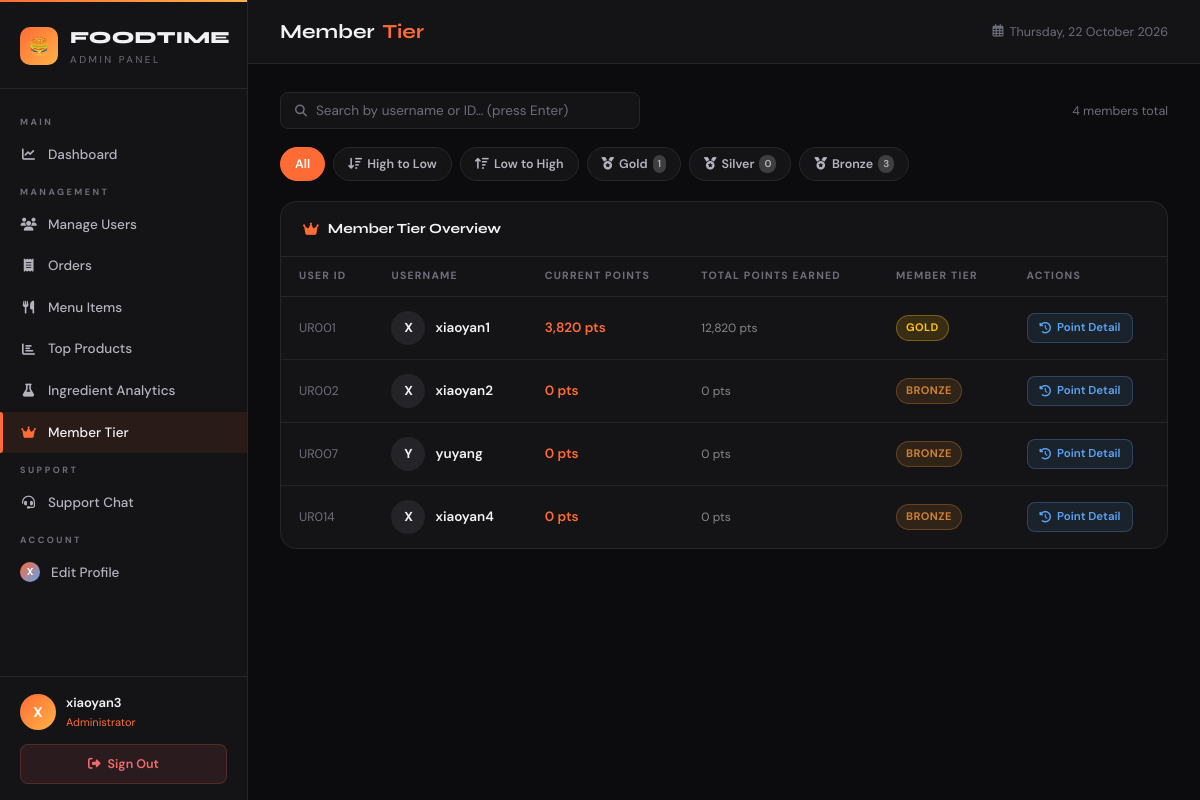
Screenshot of /app/admin_member_tier.php (signed in) with the database file from the repository.
### tables this page shows
CREATE TABLE `users` (
  `userid` varchar(10) NOT NULL,
  `username` varchar(100) DEFAULT NULL,
  `email` varchar(100) NOT NULL,
  `phone` varchar(12) NOT NULL,
  `address` text NOT NULL,
  `gender` enum('male','female','','') NOT NULL,
  `password` varchar(255) NOT NULL,
  `position` enum('admin','customer') NOT NULL DEFAULT 'customer',
  `avatar` varchar(255) DEFAULT NULL,
  `is_blocked` tinyint(1) NOT NULL DEFAULT 0,
  `status` varchar(20) NOT NULL DEFAULT 'active',
  `profile_picture` varchar(255) DEFAULT NULL,
  `membership_points` int(11) NOT NULL DEFAULT 0,
  `total_points_earned` int(11) NOT NULL DEFAULT 0,
  `ewallet_pin_hash` varchar(255) DEFAULT NULL,
  `ewallet_pin_set_at` datetime DEFAULT NULL
);

### app/admin_member_tier.php (the view, shortened to what this page needs)
<?php
require_once 'base.php';
$per_page = 5;
$page     = max(1, intval($_GET['page'] ?? 1));
$search   = trim($_GET['q'] ?? '');
$filter   = trim($_GET['filter'] ?? '');
$valid_filters = ['high_to_low', 'low_to_high', 'gold', 'silver', 'bronze'];
if (!in_array($filter, $valid_filters, true)) $filter = '';
$conditions = ["position = 'customer'"];
$where = 'WHERE ' . implode(' AND ', $conditions);
$order = "ORDER BY userid ASC";
function tierCount($connect, $extra) {
    $sql = "SELECT COUNT(*) AS c FROM users WHERE position='customer' AND $extra";
    $r   = mysqli_query($connect, $sql);
    return (int)(mysqli_fetch_assoc($r)['c'] ?? 0);
}
$count_gold   = tierCount($connect, "COALESCE(membership_points,0) >= 3000");
$count_silver = tierCount($connect, "COALESCE(membership_points,0) BETWEEN 1000 AND 2999");
$count_bronze = tierCount($connect, "COALESCE(membership_points,0) < 1000");
$count_sql = "SELECT COUNT(*) AS c FROM users $where";
$stmt = mysqli_prepare($connect, $count_sql);
mysqli_stmt_execute($stmt);
$total_users = (int)mysqli_fetch_assoc(mysqli_stmt_get_result($stmt))['c'];
$total_pages = max(1, (int)ceil($total_users / $per_page));
$page        = min($page, $total_pages);
$offset      = ($page - 1) * $per_page;
$data_sql = "SELECT userid, username, membership_points, total_points_earned FROM users $where $order LIMIT $per_page OFFSET $offset";
$stmt = mysqli_prepare($connect, $data_sql);
mysqli_stmt_execute($stmt);
$users = mysqli_fetch_all(mysqli_stmt_get_result($stmt), MYSQLI_ASSOC);
function getMemberTier($points) {
    $pts = (int)$points;
    if ($pts >= 3000) return ['label' => 'Gold',   'class' => 'badge-gold'];
    return                   ['label' => 'Bronze', 'class' => 'badge-bronze'];
}
?>
<!DOCTYPE html>
<html lang="en">
<head>
    <link rel="stylesheet" href="https://cdnjs.cloudflare.com/ajax/libs/font-awesome/6.4.0/css/all.min.css">
    <link rel="stylesheet" href="css/admin.css">
</head>
<body>
<?php include 'admin_sidebar.php'; ?>
<main class="main">
    <div class="topbar">
        <div class="topbar-title">Member <span>Tier</span></div>
        <div class="topbar-right">
            <div class="topbar-date"><i class="far fa-calendar-alt"></i> <?= date('l, d F Y') ?></div>
        </div>
    </div>
    <div class="content">
        <div class="toolbar">
            <form method="GET" style="display:flex;gap:8px;flex:1;flex-wrap:wrap;" id="searchForm" autocomplete="off">
                <div class="search-box">
                    <i class="fas fa-search"></i>
                    <input type="text" name="q" placeholder="Search by username or ID… (press Enter)"
                           value="<?= htmlspecialchars($search) ?>" id="searchInput"
                           autocomplete="off" autocorrect="off" autocapitalize="off" spellcheck="false">
                </div>
            </form>
            <span class="text-muted" style="font-size:12.5px;">
                <?= $total_users ?> member<?= $total_users !== 1 ? 's' : '' ?> <?= $filter !== '' || $search !== '' ? 'found' : 'total' ?>
            </span>
        </div>
        <div class="filter-bar">
            <a href="admin_member_tier.php?page=1<?= $search !== '' ? '&q='.urlencode($search) : '' ?>"
               class="fpill <?= $filter === '' ? 'active' : '' ?>">
                All
            </a>
            <a href="admin_member_tier.php?page=1&filter=high_to_low<?= $search !== '' ? '&q='.urlencode($search) : '' ?>"
               class="fpill <?= $filter === 'high_to_low' ? 'active' : '' ?>">
                <i class="fas fa-sort-amount-down"></i> High to Low
            </a>
            <a href="admin_member_tier.php?page=1&filter=low_to_high<?= $search !== '' ? '&q='.urlencode($search) : '' ?>"
               class="fpill <?= $filter === 'low_to_high' ? 'active' : '' ?>">
                <i class="fas fa-sort-amount-up"></i> Low to High
            </a>
            <a href="admin_member_tier.php?page=1&filter=gold<?= $search !== '' ? '&q='.urlencode($search) : '' ?>"
               class="fpill <?= $filter === 'gold' ? 'active' : '' ?>">
                <i class="fas fa-medal"></i> Gold
                <span class="fcount"><?= $count_gold ?></span>
            </a>
            <a href="admin_member_tier.php?page=1&filter=silver<?= $search !== '' ? '&q='.urlencode($search) : '' ?>"
               class="fpill <?= $filter === 'silver' ? 'active' : '' ?>">
                <i class="fas fa-medal"></i> Silver
                <span class="fcount"><?= $count_silver ?></span>
            </a>
            <a href="admin_member_tier.php?page=1&filter=bronze<?= $search !== '' ? '&q='.urlencode($search) : '' ?>"
               class="fpill <?= $filter === 'bronze' ? 'active' : '' ?>">
                <i class="fas fa-medal"></i> Bronze
                <span class="fcount"><?= $count_bronze ?></span>
            </a>
        </div>
        <div class="panel">
            <div class="panel-header">
                <div class="panel-title"><i class="fas fa-crown"></i> Member Tier Overview</div>
            </div>
            <div class="table-wrap">
                <table class="dt">
                    <thead>
                        <tr>
                            <th>User ID</th>
                            <th>Username</th>
                            <th>Current Points</th>
                            <th>Total Points Earned</th>
                            <th>Member Tier</th>
                            <th>Actions</th>
                        </tr>
                    </thead>
                    <tbody>
                    <?php if (empty($users)): ?>
                        <tr><td colspan="6"><div class="empty-state"><i class="fas fa-users"></i><p>No members found.</p></div></td></tr>
                    <?php else: ?>
                        <?php foreach ($users as $u):
                            $pts   = (int)($u['membership_points'] ?? 0);
                            $total = (int)($u['total_points_earned'] ?? 0);
                            $tier  = getMemberTier($pts);
                        ?>
                        <tr>
                            <td class="text-muted" style="font-size:12.5px;"><?= htmlspecialchars($u['userid']) ?></td>
                            <td>
                                <div class="user-cell">
                                    <div class="uc-avatar">
                                        <?= strtoupper(substr($u['username'], 0, 1)) ?>
                                    </div>
                                    <div class="uc-name"><?= htmlspecialchars($u['username']) ?></div>
                                </div>
                            </td>
                            <td><span class="points-val"><?= number_format($pts) ?> pts</span></td>
                            <td><span class="total-pts"><?= number_format($total) ?> pts</span></td>
                            <td>
                                <span class="badge <?= $tier['class'] ?>">
                                    <?= $tier['label'] ?>
                                </span>
                            </td>
                            <td>
                                <a href="admin_point_detail.php?userid=<?= urlencode($u['userid']) ?>"
                                   class="btn btn-info" style="font-size:11.5px;padding:5px 12px;">
                                    <i class="fas fa-history"></i> Point Detail
                                </a>
                            </td>
                        </tr>
                        <?php endforeach; ?>
                    <?php endif; ?>
                    </tbody>
                </table>
            </div>
        </div>
    </div>
</main>
</body>
</html>

### app/admin_member_tier.php (style rules this page uses)
.badge-gold { background: rgba(255, 193, 7, 0.15); color: #FFC107; border: 1px solid rgba(255,193,7,0.35); }
.badge-bronze { background: rgba(205,127,50,0.15); color: #CD7F32; border: 1px solid rgba(205,127,50,0.35); }
.points-val { font-weight: 600; color: var(--accent); }
.total-pts { font-size: 12px; color: var(--text-muted, #888); }

### rows the page displays
users: userid "UR001", username "X", username "xiaoyan1", membership_points "3,820", total_points_earned "12,820", membership_points "GOLD"
users: userid "UR002", username "X", username "xiaoyan2", membership_points "0", total_points_earned "0", membership_points "BRONZE"
users: userid "UR007", username "Y", username "yuyang", membership_points "0", total_points_earned "0", membership_points "BRONZE"
users: userid "UR014", username "X", username "xiaoyan4", membership_points "0", total_points_earned "0", membership_points "BRONZE"

### other values shown
substr($admin_name, 0, 1) "X"
$admin_name "xiaoyan3"
$total_users "4"
$count_gold "1"
$count_silver "0"
$count_bronze "3"
